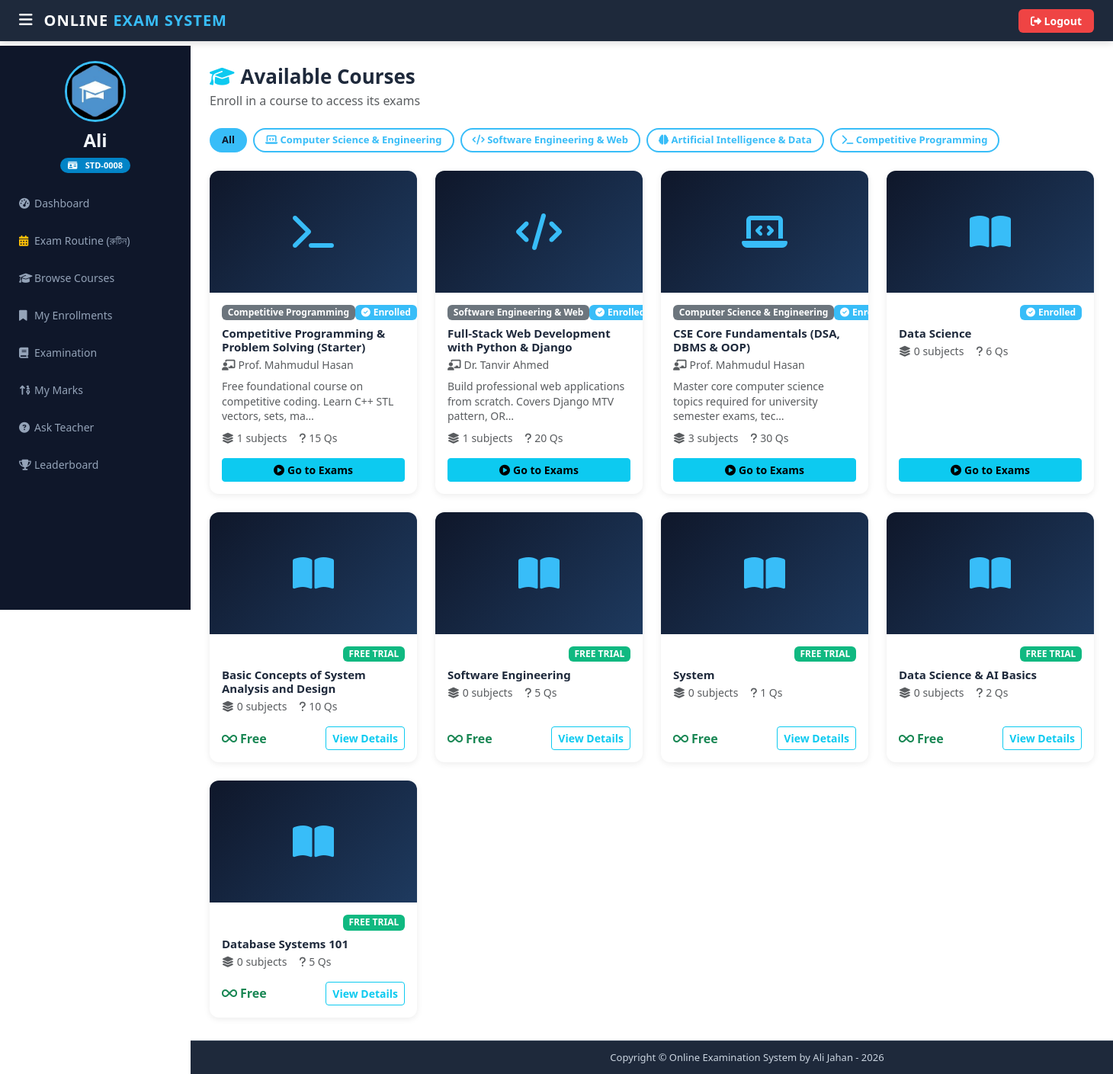
The page /courses (signed in) on the database as committed earlier.
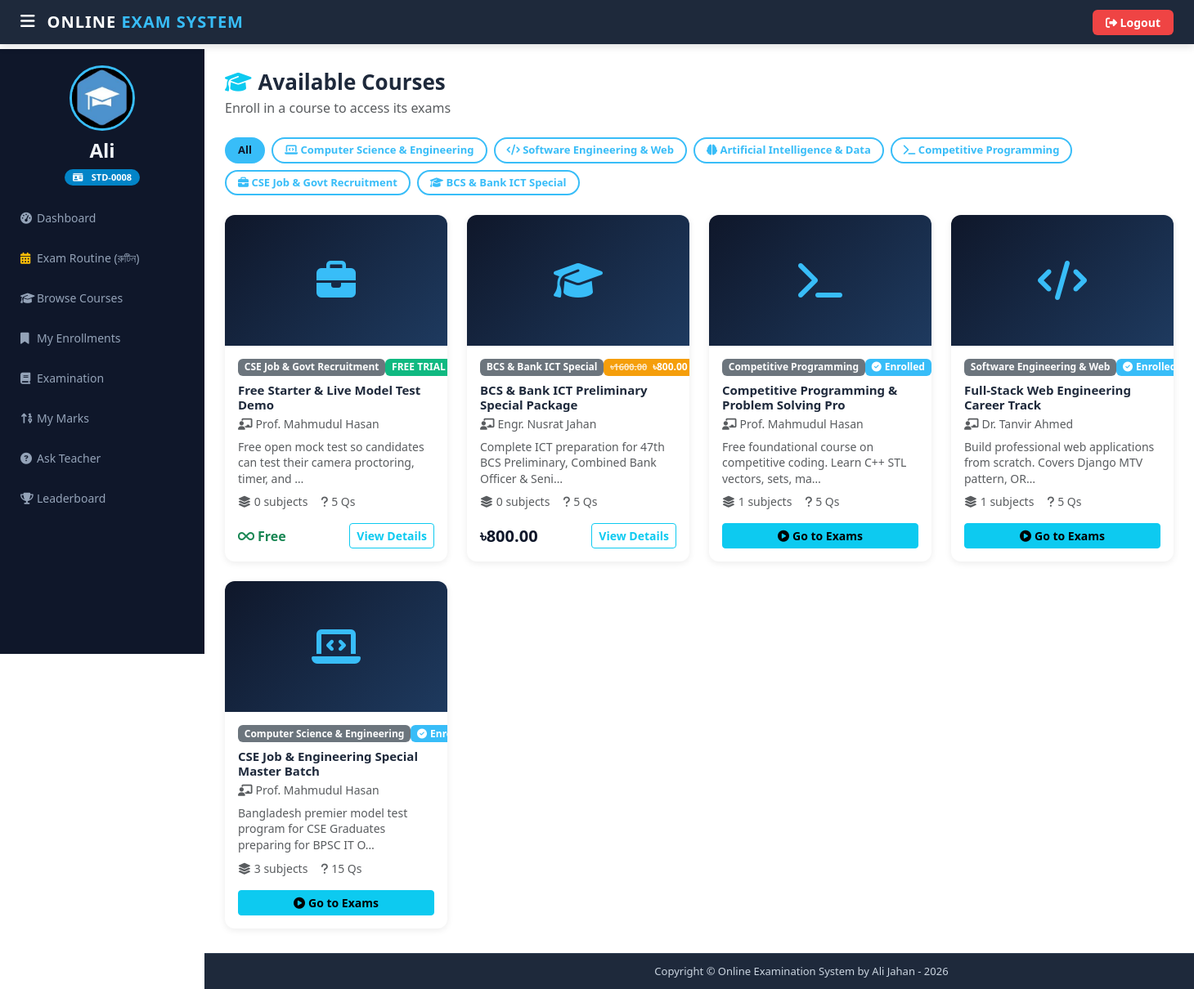
The same page on the database as committed later.
### exam/models.py (models this page shows, shortened)
class CourseCategory(models.Model):
    name = models.CharField(max_length=100)
    slug = models.SlugField(unique=True, blank=True)
    description = models.TextField(blank=True)
    icon = models.CharField(max_length=50, blank=True, default='fas fa-book')
    class Meta:
        verbose_name_plural = "Course Categories"

class Course(models.Model):
    course_name = models.CharField(max_length=200)
    question_number = models.PositiveIntegerField(default=0)
    total_marks = models.PositiveIntegerField(default=0)
    start_time = models.DateTimeField(null=True, blank=True)
    end_time = models.DateTimeField(null=True, blank=True)
    result_publish_time = models.DateTimeField(null=True, blank=True)
    slug = models.SlugField(max_length=220, unique=True, blank=True, null=True)
    category = models.ForeignKey(CourseCategory, on_delete=models.SET_NULL, null=True, blank=True, related_name='courses')
    teacher = models.ForeignKey(Teacher, on_delete=models.SET_NULL, null=True, blank=True, related_name='courses')
    description = models.TextField(blank=True)
    thumbnail = models.ImageField(upload_to='course_thumbnails/', null=True, blank=True)
    price = models.DecimalField(max_digits=8, decimal_places=2, default=0.00)
    original_price = models.DecimalField(max_digits=8, decimal_places=2, default=0.00, blank=True)
    negative_marking = models.FloatField(default=0.25)
    routine_date = models.DateField(null=True, blank=True)
    routine_syllabus = models.TextField(blank=True, default='')
    batch_title = models.CharField(max_length=150, blank=True, default='')
    is_free = models.BooleanField(default=False)
    is_active = models.BooleanField(default=True)
    created_at = models.DateTimeField(auto_now_add=True, null=True, blank=True)
    updated_at = models.DateTimeField(auto_now=True, null=True, blank=True)
    class Meta:
        ordering = ['-created_at']

### teacher/models.py (models this page shows, shortened)
class Teacher(models.Model):
    user=models.OneToOneField(User,on_delete=models.CASCADE)
    profile_pic= models.ImageField(upload_to='profile_pic/Teacher/',null=True,blank=True)
    address = models.CharField(max_length=40)
    mobile = models.CharField(max_length=20,null=False)
    status= models.BooleanField(default=False)
    salary=models.PositiveIntegerField(null=True)
    @property
    def get_name(self):
        return self.user.first_name+" "+self.user.last_name

### exam/enrollment_views.py (the view)
# urls.py: path('courses', enrollment_views.course_list_view, name='course-list'),
@login_required(login_url='studentlogin')
@user_passes_test(is_student)
def course_list_view(request):
    courses = models.Course.objects.filter(is_active=True).order_by('-created_at')
    categories = models.CourseCategory.objects.all()
    student = SMODEL.Student.objects.get(user_id=request.user.id)
    enrolled_course_ids = models.Enrollment.objects.filter(
        student=student, status='active'
    ).values_list('course_id', flat=True)
    selected_category = request.GET.get('category')
    if selected_category:
        courses = courses.filter(category__slug=selected_category)
    return render(request, 'exam/course_list.html', {
        'courses': courses,
        'categories': categories,
        'enrolled_course_ids': list(enrolled_course_ids),
        'selected_category': selected_category,
    })

### exam/enrollment_views.py (called while the page is built)
def is_student(user):
    return user.groups.filter(name='STUDENT').exists()

### student/models.py (called while the page is built)
    @property
    def student_id(self):
        return f"STD-{self.id:04d}"

### templates/exam/course_list.html (shortened to what this page needs)
{% extends 'student/studentbase.html' %}
{% load static %}
{% block content %}
<div class="mb-4">
  <h2 class="page-title"><i class="fas fa-graduation-cap text-info me-2"></i>Available Courses</h2>
  <p class="text-muted">Enroll in a course to access its exams</p>
</div>
{% if categories %}
<div class="mb-4 d-flex flex-wrap gap-2">
  <a href="/courses" class="category-pill {% if not selected_category %}active{% endif %}">All</a>
  {% for cat in categories %}
    <a href="/courses?category={{ cat.slug }}" class="category-pill {% if selected_category == cat.slug %}active{% endif %}">
      <i class="{{ cat.icon }}"></i> {{ cat.name }}
    </a>
  {% endfor %}
</div>
{% endif %}
{% if courses %}
<div class="row g-4">
  {% for course in courses %}
  <div class="col-sm-6 col-lg-4 col-xl-3">
    <div class="course-card h-100 d-flex flex-column">
      {% if course.thumbnail %}
        <img src="{{ course.thumbnail.url }}" alt="{{ course.course_name }}" class="course-thumbnail">
      {% else %}
        <div class="course-thumbnail-placeholder">
          <i class="{{ course.category.icon|default:'fas fa-book-open' }}"></i>
        </div>
      {% endif %}
      <div class="p-3 d-flex flex-column flex-grow-1">
        <div class="d-flex justify-content-between align-items-center mb-2">
          {% if course.category %}
            <span class="badge bg-secondary">{{ course.category.name }}</span>
          {% else %}
            <span></span>
          {% endif %}
          {% if course.id in enrolled_course_ids %}
            <span class="badge badge-enrolled"><i class="fas fa-check-circle me-1"></i>Enrolled</span>
          {% elif course.is_free %}
            <span class="badge badge-free">FREE TRIAL</span>
          {% else %}
            <span class="badge badge-paid">
              {% if course.original_price and course.original_price > course.price %}
                <span class="text-decoration-line-through opacity-75 me-1" style="font-size:11px;">৳{{ course.original_price }}</span>
              {% endif %}
              ৳{{ course.price }}
            </span>
          {% endif %}
        </div>
        <h6 class="fw-700 mb-1" style="font-size:15px; color:#1e293b; font-weight:700;">{{ course.course_name }}</h6>
        {% if course.teacher %}
          <small class="text-muted mb-2"><i class="fas fa-chalkboard-teacher me-1"></i>{{ course.teacher.get_name }}</small>
        {% endif %}
        {% if course.description %}
          <p class="text-muted small mb-2" style="line-height:1.4;">{{ course.description|truncatechars:80 }}</p>
        {% endif %}
        <div class="d-flex gap-3 mb-3 text-muted small">
          <span><i class="fas fa-layer-group me-1"></i>{{ course.subjects.count }} subjects</span>
          <span><i class="fas fa-question me-1"></i>{{ course.question_number }} Qs</span>
        </div>
        <div class="mt-auto">
          {% if course.id in enrolled_course_ids %}
            <a href="/student/student-exam" class="btn btn-info btn-sm w-100 fw-bold">
              <i class="fas fa-play-circle me-1"></i>Go to Exams
            </a>
          {% else %}
            <div class="d-flex justify-content-between align-items-center">
              {% if not course.is_free %}
                <span class="price-tag">৳{{ course.price }}</span>
              {% else %}
                <span class="text-success fw-bold"><i class="fas fa-infinity me-1"></i>Free</span>
              {% endif %}
              <a href="/courses/{{ course.slug }}" class="btn btn-outline-info btn-sm fw-bold">
                View Details
              </a>
            </div>
          {% endif %}
        </div>
      </div>
    </div>
  </div>
  {% endfor %}
</div>
{% else %}
<div class="text-center py-5">
  <i class="fas fa-box-open fa-4x text-muted mb-3"></i>
  <h5 class="text-muted">No courses available yet</h5>
  <p class="text-muted">Check back soon!</p>
</div>
{% endif %}
<link href="https://cdn.jsdelivr.net/npm/bootstrap@5.3.0/dist/css/bootstrap.min.css" rel="stylesheet">
{% endblock content %}

Rows that differ between the two databases and show on the page:
removed Course: shows "Enrolled", course_name "Data Science", subjects.count "0", question_number "6", shows "Go to Exams"
removed Course: is_free "FREE TRIAL", course_name "Basic Concepts of System Analysis and Design", subjects.count "0", question_number "10"
removed Course: is_free "FREE TRIAL", course_name "Software Engineering", subjects.count "0", question_number "5"
removed Course: is_free "FREE TRIAL", course_name "System", subjects.count "0", question_number "1"
removed Course: is_free "FREE TRIAL", course_name "Data Science & AI Basics", subjects.count "0", question_number "2"
removed Course: is_free "FREE TRIAL", course_name "Database Systems 101", subjects.count "0", question_number "5"
added CourseCategory: name "CSE Job & Govt Recruitment"
added CourseCategory: name "BCS & Bank ICT Special"
added Course: category.name "CSE Job & Govt Recruitment", is_free "FREE TRIAL", course_name "Free Starter & Live Model Test Demo", teacher.get_name "Prof. Mahmudul Hasan", description "Free open mock test so candidates can test their camera proctoring, timer, and …", subjects.count "0", question_number "5"
added Course: category.name "BCS & Bank ICT Special", original_price "1600.00", price "800.00", course_name "BCS & Bank ICT Preliminary Special Package", teacher.get_name "Engr. Nusrat Jahan", description "Complete ICT preparation for 47th BCS Preliminary, Combined Bank Officer & Seni…", subjects.count "0", question_number "5"
changed Course "Free foundational course on competitive coding. Learn C++ STL vectors, sets, ma…": course_name "Competitive Programming & Problem Solving (Starter)" → "Competitive Programming & Problem Solving Pro"; question_number "15" → "5"
changed Course "Dr. Tanvir Ahmed": course_name "Full-Stack Web Development with Python & Django" → "Full-Stack Web Engineering Career Track"; question_number "20" → "5"
changed Course "Computer Science & Engineering": course_name "CSE Core Fundamentals (DSA, DBMS & OOP)" → "CSE Job & Engineering Special Master Batch"; description "Master core computer science topics required for university semester exams, tec…" → "Bangladesh premier model test program for CSE Graduates preparing for BPSC IT O…"; question_number "30" → "15"
